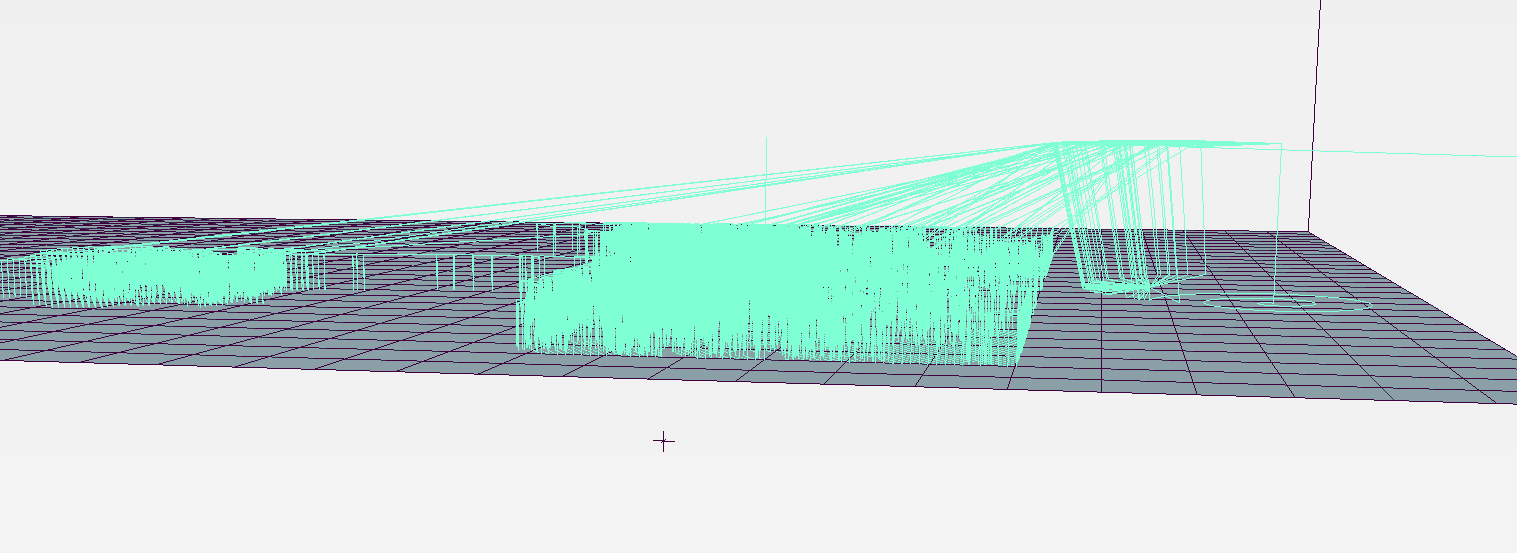
#> input picture gcode.png, 1517 x 553 px
$ python raster_painter.py gcode.png out.png
#> lines starting #> are read from the running program, lines starting #| are printed output that depends on the picture; after the words box and inside, x2 and y2 are one past the last pixel; in counts of white or black regions, pixels touching at a corner belong together
import math
import argparse
import random
import numpy as np
from PIL import Image, ImageFilter
from scipy.ndimage import distance_transform_edt
from skimage import measure

class SafeRasterPainter:
    def __init__(self, cfg):
        self.cfg = cfg
        self.gcode = []
        self.dist_since_dip = 0
        self.dip_count = 0
        self.current_pos = (cfg['x_off'], cfg['y_off'])
        self.current_max_dist = random.uniform(cfg.get('min_dist', 120.0), cfg.get('max_dist', 250.0))

    def _update_pos(self, x, y):
        self.current_pos = (x, y)

    def _optimize_path_order(self, paths):
        """Optimize path order using nearest neighbor algorithm to minimize travel distance."""
        if len(paths) <= 1:
            return paths

        optimized = []
        remaining = list(paths)
        current = remaining.pop(0)  # Start with first path
        optimized.append(current)

        while remaining:
            current_end = current[-1]
            nearest_idx = 0
            min_dist = float('inf')
            should_reverse = False

            # Find nearest path (check both start and end points)
            for idx, path in enumerate(remaining):
                # Distance to start of path
                dist_to_start = math.hypot(
                    current_end[1] - path[0][1],
                    current_end[0] - path[0][0]
                )
                # Distance to end of path
                dist_to_end = math.hypot(
                    current_end[1] - path[-1][1],
                    current_end[0] - path[-1][0]
                )

                if dist_to_start < min_dist:
                    min_dist = dist_to_start
                    nearest_idx = idx
                    should_reverse = False
                if dist_to_end < min_dist:
                    min_dist = dist_to_end
                    nearest_idx = idx
                    should_reverse = True

            current = remaining.pop(nearest_idx)
            if should_reverse:
                current = current[::-1]  # Reverse the path
            optimized.append(current)

        return optimized

    def _set_machine_speed(self, speed_type='travel'):
        c = self.cfg
        f = c['feed'] if speed_type == 'travel' else c['feed_paint']
        accel = c.get('accel_travel', 200) if speed_type == 'travel' else c.get('accel_paint', 20)
        self.gcode.append("M400")
        self.gcode.append(f"M204 P{accel} T{accel}")
        self.gcode.append(f"M203 X{f} Y{f} Z{f}")
        self.gcode.append(f"G0 F{f}")

    def _perform_dip_and_travel(self, target_x, target_y):
        c = self.cfg

        # --- 1. IDEALEN DIAGONALNI VHOD V PETRIJEVKO ---
        self._set_machine_speed('travel')
        j_x = random.uniform(-c['dip_jitter'], c['dip_jitter'])
        j_y = random.uniform(-c['dip_jitter'], c['dip_jitter'])
        active_x, active_y = c['dip_x'] + j_x, c['dip_y'] + j_y

        # Diagonalni lift (X, Y, Z hkrati) na varno višino z_high nad petrijevko
        self.gcode.append(f"G0 X{active_x:.3f} Y{active_y:.3f} Z{c['z_high']}")

        # --- 2. SPIRALA (POČASNO) ---
        self._set_machine_speed('paint')
        self.gcode.append(f"G1 Z{c['dip_z']}")
        direction = 1 if (self.dip_count % 2 == 0) else -1
        self.dip_count += 1
        theta, max_theta = 0, 2.5 * math.pi
        while theta <= max_theta:
            r = (theta / max_theta) * c['dip_spiral_r']
            self.gcode.append(f"G1 X{active_x + r * math.cos(theta * direction):.3f} Y{active_y + r * math.sin(theta * direction):.3f}")
            theta += 0.1
        self.gcode.append("G4 P300")

        # --- 3. IDEALEN DIAGONALNI IZHOD NA CILJNO TOČKO ---
        self._set_machine_speed('travel')
        # Najprej navpično gor na varno višino z_high
        self.gcode.append(f"G0 Z{c['z_high']}")

        angle = math.atan2(target_y - c['dip_y'], target_x - c['dip_x'])
        # Brisanje ob rob - premik na wipe pozicijo, še vedno na z_high
        self.gcode.append(f"G0 X{c['dip_x'] + c['wipe_r'] * math.cos(angle):.3f} Y{c['dip_y'] + c['wipe_r'] * math.sin(angle):.3f} Z{c['z_high']}")

        # Šele zdaj diagonalni spust naravnost na ciljno točko in varno višino z_low
        self.gcode.append(f"G0 X{target_x:.3f} Y{target_y:.3f} Z{c['z_low']}")

        self.dist_since_dip = 0
        self.current_max_dist = random.uniform(c.get('min_dist', 120.0), c.get('max_dist', 250.0))
        self._update_pos(target_x, target_y)

    def _generate_linear_segments(self, img, res):
        c = self.cfg
        img_w, img_h = img.size
        target_w_mm = c['target_width']
        target_h_mm = target_w_mm * (img_h / img_w)
        angle_rad = math.radians(c['infill_angle'])
        cos_a, sin_a = math.cos(angle_rad), math.sin(angle_rad)
        step_mm = c['brush_w'] * (1 - c['overlap'])
        diag = math.hypot(target_w_mm, target_h_mm)
        segments = []
        for h in [i * step_mm for i in range(int(-diag/step_mm), int(diag/step_mm))]:
            path = []
            for d in [j/res for j in range(int(-diag*res), int(diag*res))]:
                cx, cy = target_w_mm / 2, target_h_mm / 2
                rx, ry = (d-cx)*cos_a-(h-cy)*sin_a+cx, (d-cx)*sin_a+(h-cy)*cos_a+cy
                px, py = int(rx * res), int(ry * res)
                if 0 <= px < img_w and 0 <= py < img_h and img.getpixel((px, py)) == 0:
                    path.append([ry + c['y_off'], rx + c['x_off']])
                else:
                    if len(path) > 1: segments.append(np.array(path))
                    path = []
            if len(path) > 1: segments.append(np.array(path))
        return segments

    def generate(self, img_path):
#> called with img_path = 'gcode.png'
        c = self.cfg
        img = Image.open(img_path).convert('L')
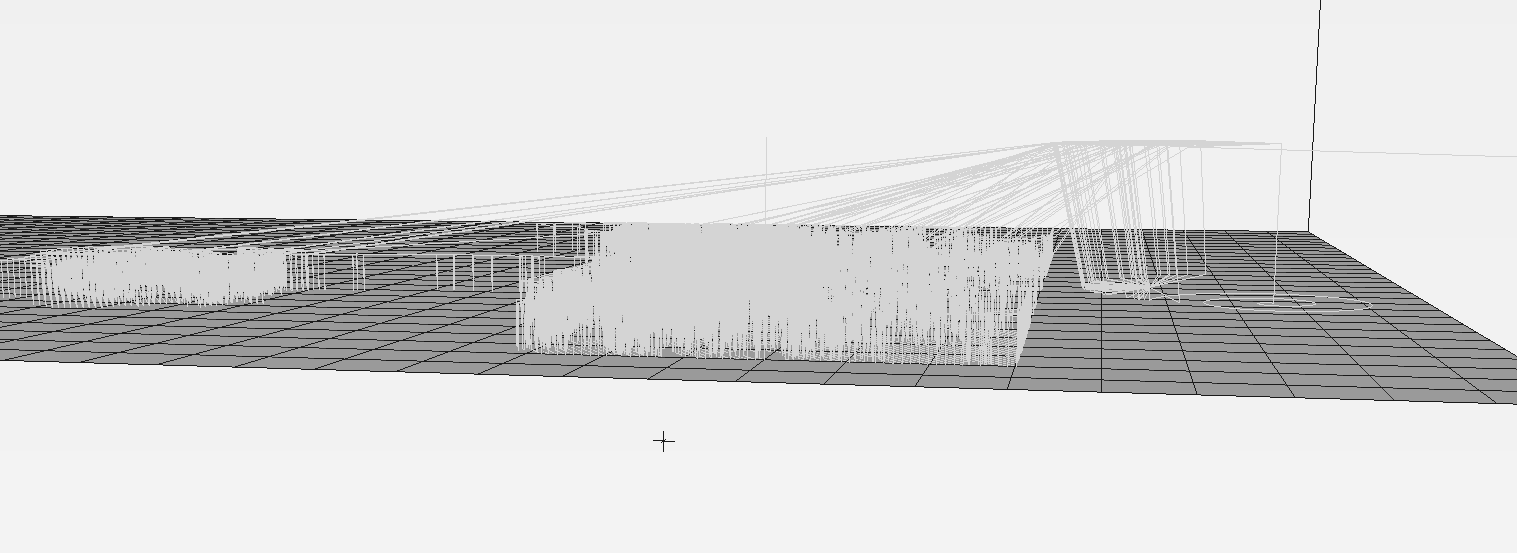
#> img: PIL image 1517x553 L; min 26, max 243, mean 218
        if c.get('mirror_x', False): img = img.transpose(Image.FLIP_LEFT_RIGHT)
        if c.get('mirror_y', True):  img = img.transpose(Image.FLIP_TOP_BOTTOM)
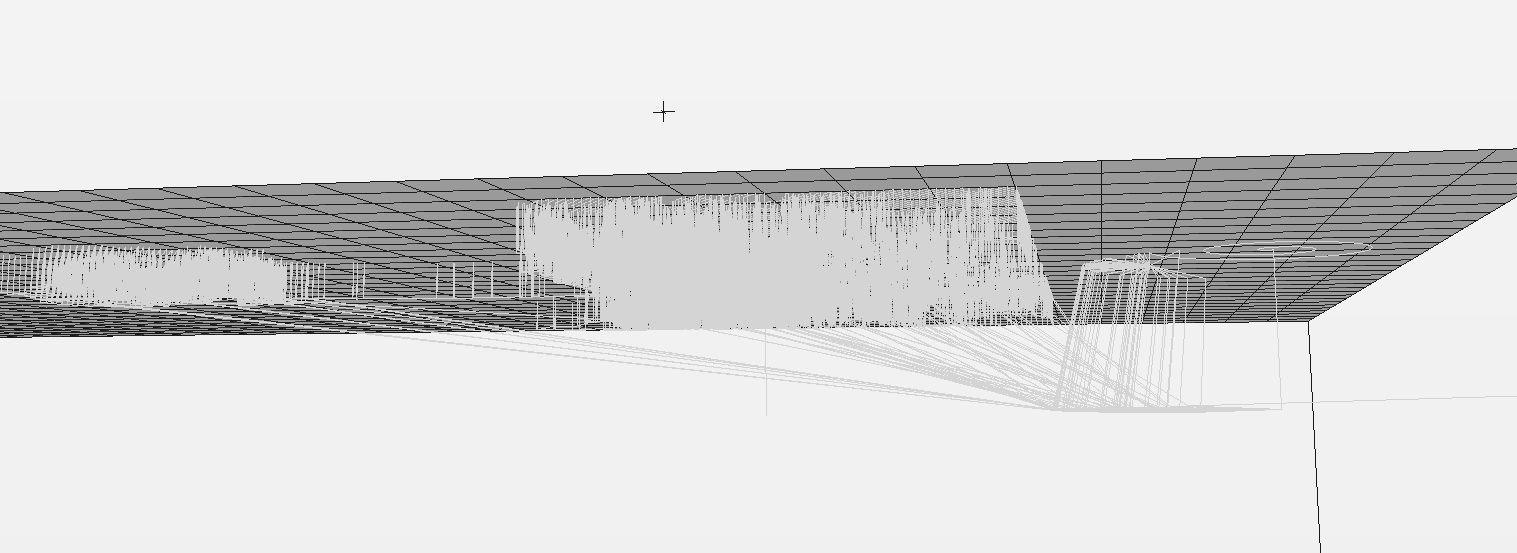
#> img: PIL image 1517x553 L; min 26, max 243, mean 218
        img = img.point(lambda p: 0 if p < 140 else 255)
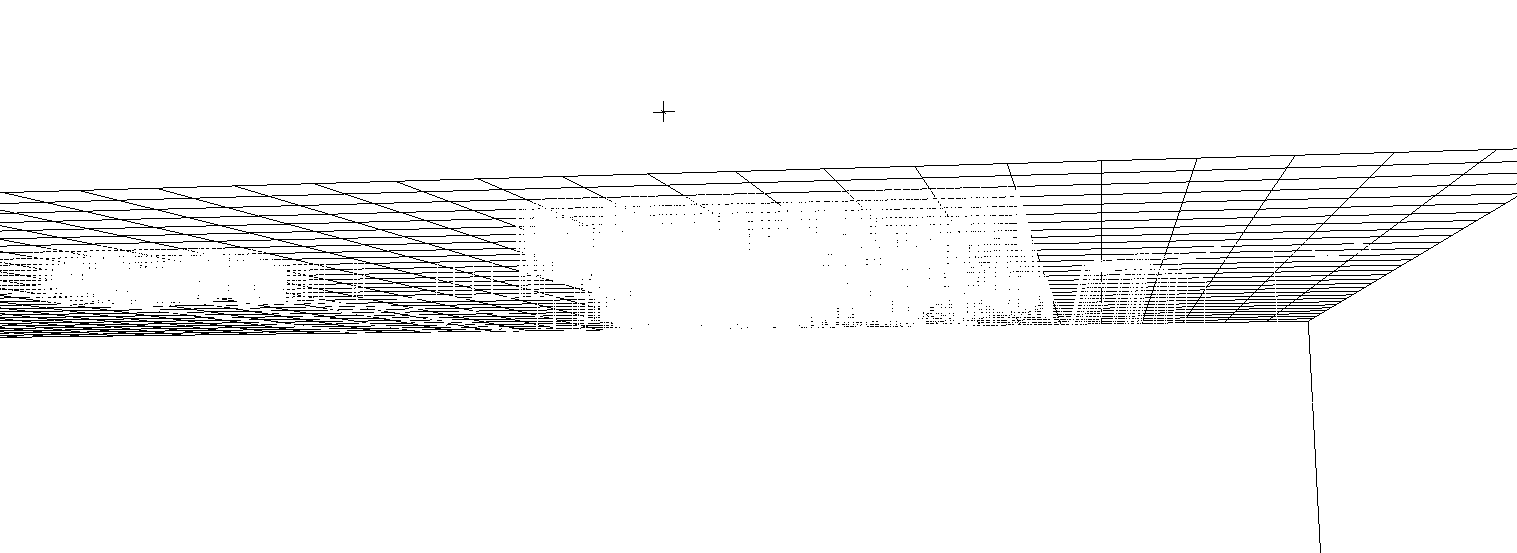
#> img: PIL image 1517x553 L; 96.2% white; black in thin lines or dots, all inside (x1, y1, x2, y2) = (0, 101, 1517, 553)

        res = 2.0
        target_w_mm = c['target_width']
        target_h_mm = target_w_mm * (img.height / img.width)
#> target_h_mm = 102.1
        img = img.resize((int(target_w_mm * res), int(target_h_mm * res)), Image.Resampling.NEAREST)
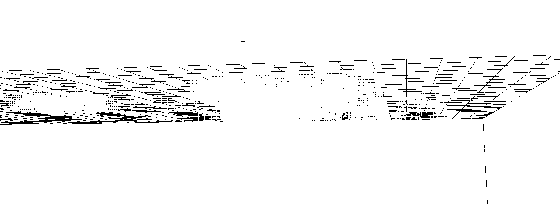
#> img: PIL image 560x204 L; 96.1% white; black in thin lines or dots, all inside (x1, y1, x2, y2) = (0, 41, 560, 204)
        img_w, img_h = img.size
#> img_w = 560; img_h = 204

        if c['infill_type'] == 'concentric':
            binary = (np.array(img) < 140).astype(float)
            dist_map = distance_transform_edt(binary)
            step_px = (c['brush_w'] * (1 - c['overlap'])) * res
            paths = []
            for d in np.arange(step_px / 2, np.max(dist_map), step_px):
                for contour in measure.find_contours(dist_map, d):
                    paths.append(np.array([[pt[0]/res + c['y_off'], pt[1]/res + c['x_off']] for pt in contour]))
        else:
            paths = self._generate_linear_segments(img, res)
#> paths = 43 point arrays, longest 27 points

        self.gcode = ["G90", "G21"]
        if not paths: return "M2"

        # --- OPTIMIZE PATH ORDER ---
        paths = self._optimize_path_order(paths)
#> in _optimize_path_order, `current = remaining.pop(0)`: current = [[110.9, 110], [110.9, 110.5], [110.9, 111], [110.9, 111.5], [110.9, 112], [110.9, 112.5], [110.9, 113], [110.9, 113.5], [110.9, 114], [110.9, 114.5], [110.9, 115], [110.9, 115.5]]
#> the loop in _optimize_path_order, `while remaining:` made 42 passes
#> (current_end, current) on passes 3, 6, 8, 10, 11, 12, 13, 15: ([130.6, 103.5], [[130.6, 101], [130.6, 100.5]]), ([137.2, 117.5], [[137.2, 118.5], [137.2, 119], [137.2, 119.5], [137.2, 120]]), ([124.1, 88], [[124.1, 87], [124.1, 86.5]]), ([117.5, 92.5], [[124.1, 75], [124.1, 74.5]]), ([124.1, 74.5], [[124.1, 63], [124.1, 62.5]]), ([124.1, 62.5], [[137.2, 59], [137.2, 58.5]]), ([137.2, 58.5], [[137.2, 51.5], [137.2, 51], [137.2, 50.5]]), ([137.2, 35], [[137.2, 29], [137.2, 28.5], [137.2, 28], [137.2, 27.5]])
#> current_end on passes 1, 2, 4, 5, 7, 9: [110.9, 115.5], [130.6, 107], [130.6, 100.5], [137.2, 114.5], [137.2, 120], [124.1, 86.5]
#> after the loop in _optimize_path_order, `while remaining:`: optimized = 43 point arrays, longest 27 points

        # --- DETAJL: VAREN ZAČETEK IZ HOME POLOŽAJA ---
        self._set_machine_speed('travel')
        self.gcode.append(f"G0 Z{c['z_high']}") # Najprej navpično gor na 16mm
        self._perform_dip_and_travel(paths[0][0][1], paths[0][0][0])
#> in _perform_dip_and_travel, `angle = math.atan2(target_y - c['dip_y'], target_x - c['dip_x'])`: angle = 1.35
#> in _update_pos, `self.current_pos = (x, y)`: self.current_pos = (110, 110.9)

        for path in paths:
            if math.hypot(self.current_pos[0] - path[0][1], self.current_pos[1] - path[0][0]) > 0.5:
                self._set_machine_speed('travel')
                self.gcode.append(f"G0 X{path[0][1]:.3f} Y{path[0][0]:.3f} Z{c['z_low']}")
                self._update_pos(path[0][1], path[0][0])

            for i in range(1, len(path)):
                px, py = path[i][1], path[i][0]
                seg_len = math.hypot(px - self.current_pos[0], py - self.current_pos[1])

                if (self.dist_since_dip + seg_len) > self.current_max_dist:
                    self._perform_dip_and_travel(px, py)

                self._set_machine_speed('paint')
                self.gcode.append(f"G1 Z{c['z_paint']:.3f}")
                self.gcode.append(f"G1 X{px:.3f} Y{py:.3f}")
                self.dist_since_dip += seg_len
                self._update_pos(px, py)

            self.gcode.append(f"G0 Z{c['z_low']}")
#> this loop made 43 passes
#> path on passes 16, 17, 20, 21, 22, 23, 24, 27, 28, 30, 31: [[137.2, 29], [137.2, 28.5], [137.2, 28], [137.2, 27.5]], [[137.2, 21], [137.2, 20.5], [137.2, 20]], [[117.5, 32], [117.5, 32.5]], [[124.1, 33.5], [124.1, 34]], [[124.1, 37], [124.1, 37.5], [124.1, 38], [124.1, 38.5]], [[117.5, 46.5], [117.5, 47]], [[137.2, 66], [137.2, 66.5], [137.2, 67]], [[137.2, 89], [137.2, 89.5]], [[137.2, 177], [137.2, 177.5]], [[137.2, 211.5], [137.2, 212], [137.2, 212.5], [137.2, 213]], [[137.2, 214.5], [137.2, 215]]

        self.gcode.append("M2")
        return "\n".join(self.gcode)

if __name__ == "__main__":
    parser = argparse.ArgumentParser()
    parser.add_argument("input")
    parser.add_argument("output")
    args = parser.parse_args()

    config = {
        'infill_type':  'lines', # lines or concentric
        'infill_angle': 0.0,
        'target_width': 280.0,
        'brush_w':      9.4,
        'overlap':      0.3,
        'min_dist':     120.0,
        'max_dist':     250.0,
        'z_paint':      0.0,
        'z_low':        1.6,
        'z_high':       16.0,
        'x_off':        16.0,
        'y_off':        78.0,
        'dip_x':        91.0,
        'dip_y':        25.0,
        'dip_z':        3.2,
        'dip_jitter':   5.0,
        'dip_spiral_r': 15.0,
        'wipe_r':       27.0,
        'feed':         1500,
        'feed_paint':   600,
        'accel_travel': 200,
        'accel_paint':  20,
    }

    painter = SafeRasterPainter(config)
    with open(args.output, 'w') as f:
        f.write(painter.generate(args.input))
